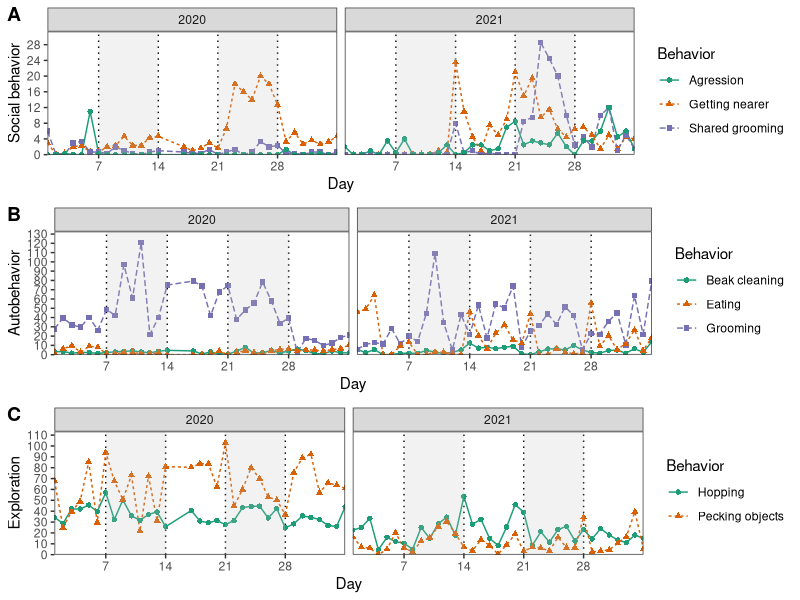
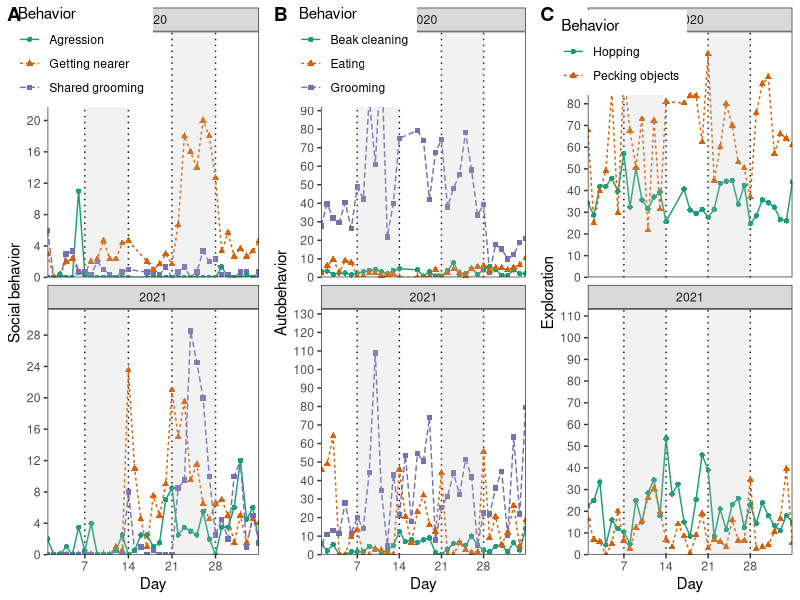
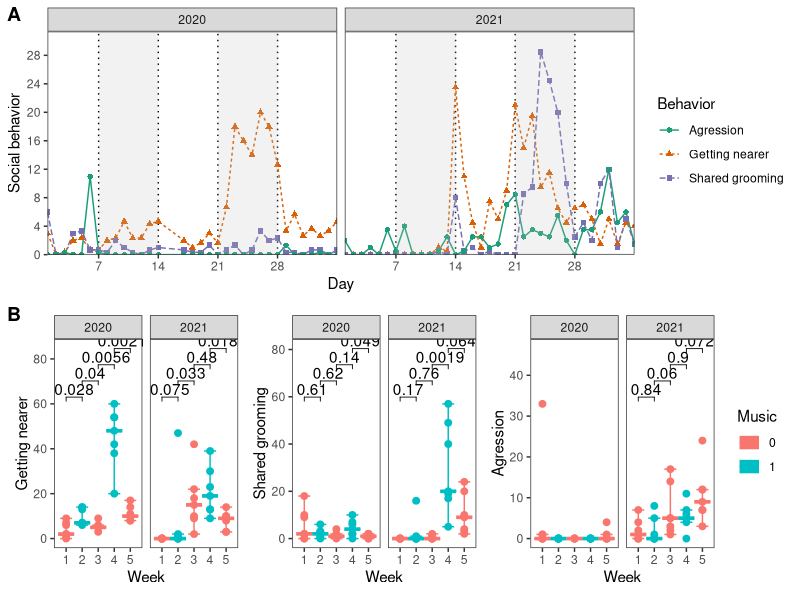
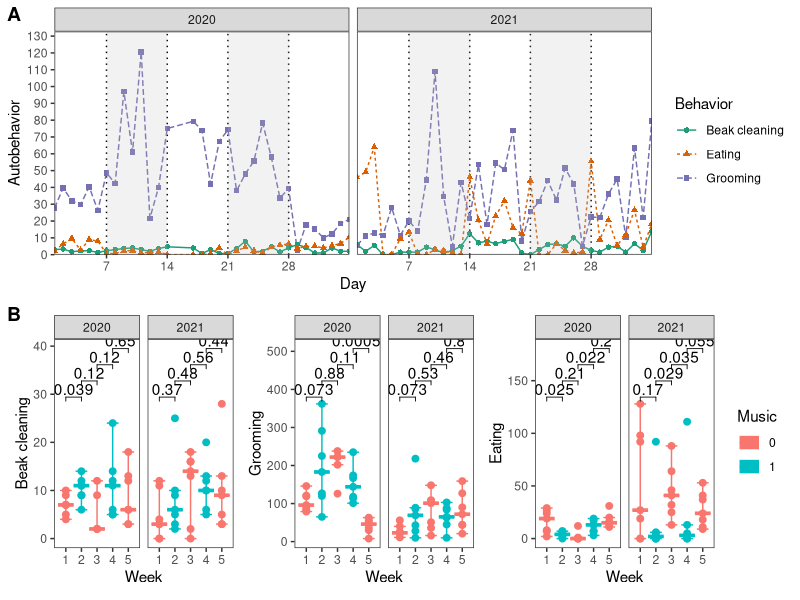
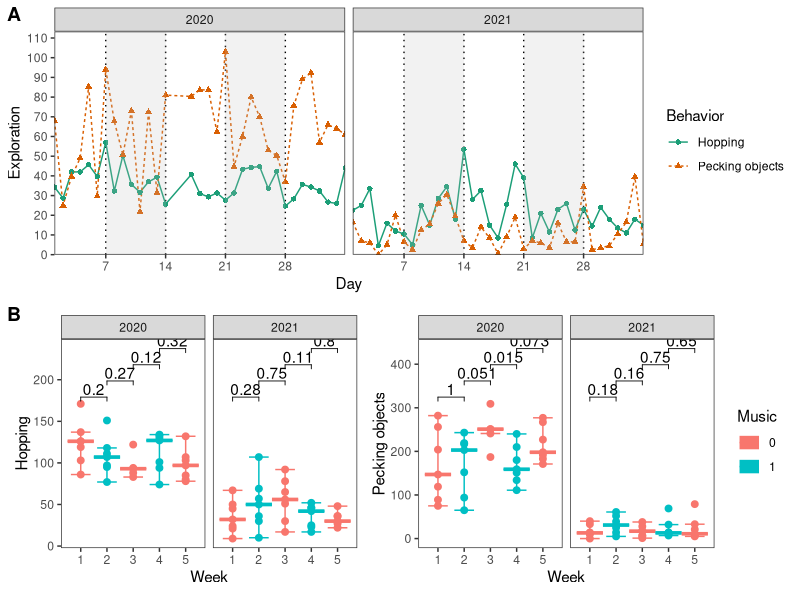
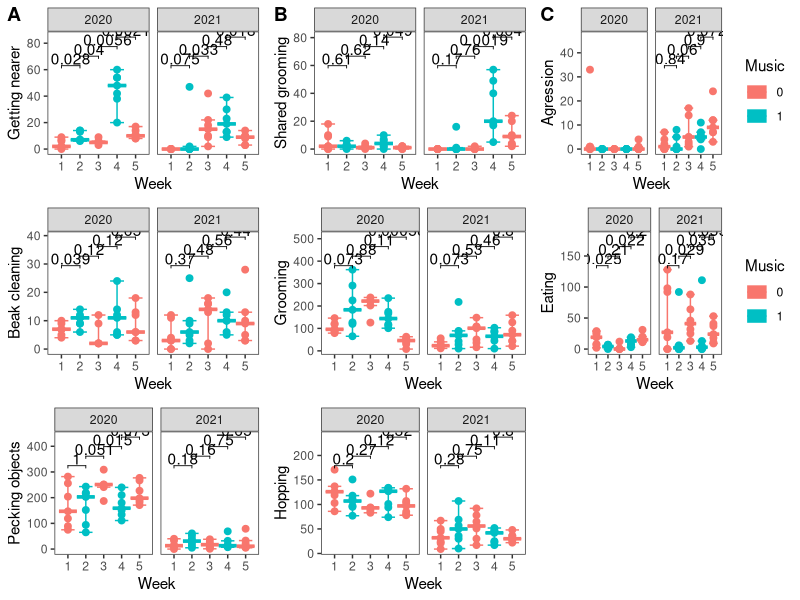

Generate these figures, in order, with R:
#Load libraries. Install them with install.packages() if not found
library("ggplot2")
library("patchwork")
library("tidyverse")
library("ggpubr")

#Read data
readfile <- read.csv("rooks.csv", row.names = 1,sep=";",header=F)
obs<-as.data.frame(t(readfile))
obs$Music <- as.factor(obs$Music)
obs$Year <- as.factor(obs$Year)

#Reshape
obs_l <- pivot_longer(obs, -c(Day, Week, Year, Music), values_to = "Observations", names_to = "Behavior")

#Normalize
n20 = 3
n21 = 2
obs20 <- filter(obs_l, Year == 2020)
obs21 <- filter(obs_l, Year == 2021)
obs20$Observations <- obs20$Observations / n20
obs21$Observations <- obs21$Observations / n21
obs_n <- rbind(obs20, obs21)

#Filter
social <- c("Getting nearer", "Shared grooming", "Agression")
auto <- c ("Beak cleaning", "Grooming", "Eating")
exploration <- c("Hopping", "Pecking objects")
obs_social <- filter(obs_n, Behavior %in% social)
obs_auto <- filter(obs_n, Behavior %in% auto)
obs_explor <- filter(obs_n, Behavior %in% exploration)

#Line graphs by day
weeks <- c(0, 7.5, 14.5, 21.5, 28.5, 35)
social1 <- ggplot(obs_social, aes(x = Day, y = Observations)) + 
    scale_x_continuous(breaks = seq(0,34, by = 7), expand = c(0, 0)) + scale_y_continuous(n.breaks = 10, expand = expansion(mult = c(0, .1))) +
	geom_line(aes(linetype = Behavior, color = Behavior)) +
	geom_point(aes(shape = Behavior, color = Behavior)) +
	scale_color_brewer(palette = "Dark2") +
	annotate (geom = "rect", xmin =7, ymin = -Inf, xmax = 14, ymax = Inf, alpha =0.2, fill = "gray") + 
	annotate (geom = "rect", xmin =21, ymin = -Inf, xmax = 28, ymax = Inf, alpha =0.2, fill = "gray") + 
	ylab("Social behavior") +
    facet_grid (.~Year) +
    theme_bw() +
    theme(panel.grid.minor = element_blank(), panel.grid.major.y = element_blank(), panel.grid.major.x = element_line(linetype = "dotted", color = "black"))

auto1 <- ggplot(obs_auto, aes(x = Day, y = Observations)) + 
    scale_x_continuous(breaks = seq(0,34, by = 7), expand = c(0, 0)) + scale_y_continuous(n.breaks = 10, expand = expansion(mult = c(0, .1))) +
	geom_line(aes(linetype = Behavior, color = Behavior)) +
	geom_point(aes(shape = Behavior, color = Behavior)) +
	scale_color_brewer(palette = "Dark2") +
	annotate (geom = "rect", xmin =7, ymin = -Inf, xmax = 14, ymax = Inf, alpha =0.2, fill = "gray") + 
	annotate (geom = "rect", xmin =21, ymin = -Inf, xmax = 28, ymax = Inf, alpha =0.2, fill = "gray") + 
	ylab("Autobehavior") +
    facet_grid (.~Year) +
    theme_bw() +
    theme(panel.grid.minor = element_blank(), panel.grid.major.y = element_blank(), panel.grid.major.x = element_line(linetype = "dotted", color = "black"))
    
explo1 <- ggplot(obs_explor, aes(x = Day, y = Observations)) + 
    scale_x_continuous(breaks = seq(0,34, by = 7), expand = c(0, 0)) + scale_y_continuous(n.breaks = 10, expand = expansion(mult = c(0, .1))) +
	geom_line(aes(linetype = Behavior, color = Behavior)) +
	geom_point(aes(shape = Behavior, color = Behavior)) +
	scale_color_brewer(palette = "Dark2") +
	annotate (geom = "rect", xmin =7, ymin = -Inf, xmax = 14, ymax = Inf, alpha =0.2, fill = "gray") + 
	annotate (geom = "rect", xmin =21, ymin = -Inf, xmax = 28, ymax = Inf, alpha =0.2, fill = "gray") + 
	ylab("Exploration") +
    facet_grid (.~Year) +
    theme_bw() +
    theme(panel.grid.minor = element_blank(), panel.grid.major.y = element_blank(), panel.grid.major.x = element_line(linetype = "dotted", color = "black"))    

figure1 <- ggarrange(social1, auto1, explo1, labels = c("A", "B","C"), ncol =1, nrow =3)
ggsave("lines.pdf", width = 20, height = 27)  

#Line graphs by day vertical

themeline <- theme(panel.grid.minor = element_blank(), panel.grid.major.y = element_blank(), panel.grid.major.x = element_line(linetype = "dotted", color = "black"), legend.position = c(0.16, 0.96))
social1v <- ggplot(obs_social, aes(x = Day, y = Observations)) + 
    scale_x_continuous(breaks = seq(0,34, by = 7), expand = c(0, 0)) + scale_y_continuous(n.breaks = 10, expand = expansion(mult = c(0, .1))) +
	geom_line(aes(linetype = Behavior, color = Behavior)) +
	geom_point(aes(shape = Behavior, color = Behavior)) +
	scale_color_brewer(palette = "Dark2") +
	annotate (geom = "rect", xmin =7, ymin = -Inf, xmax = 14, ymax = Inf, alpha =0.2, fill = "gray") + 
	annotate (geom = "rect", xmin =21, ymin = -Inf, xmax = 28, ymax = Inf, alpha =0.2, fill = "gray") + 
	ylab("Social behavior") +
    facet_wrap (.~Year, ncol=1) +
    theme_bw() +
    themeline

auto1v <- ggplot(obs_auto, aes(x = Day, y = Observations)) + 
    scale_x_continuous(breaks = seq(0,34, by = 7), expand = c(0, 0)) + scale_y_continuous(n.breaks = 10, expand = expansion(mult = c(0, .1))) +
	geom_line(aes(linetype = Behavior, color = Behavior)) +
	geom_point(aes(shape = Behavior, color = Behavior)) +
	scale_color_brewer(palette = "Dark2") +
	annotate (geom = "rect", xmin =7, ymin = -Inf, xmax = 14, ymax = Inf, alpha =0.2, fill = "gray") + 
	annotate (geom = "rect", xmin =21, ymin = -Inf, xmax = 28, ymax = Inf, alpha =0.2, fill = "gray") + 
	ylab("Autobehavior") +
    facet_wrap (.~Year, ncol=1) +
    theme_bw() +
    themeline
    
explo1v <- ggplot(obs_explor, aes(x = Day, y = Observations)) + 
    scale_x_continuous(breaks = seq(0,34, by = 7), expand = c(0, 0)) + scale_y_continuous(n.breaks = 10, expand = expansion(mult = c(0, .1))) +
	geom_line(aes(linetype = Behavior, color = Behavior)) +
	geom_point(aes(shape = Behavior, color = Behavior)) +
	scale_color_brewer(palette = "Dark2") +
	annotate (geom = "rect", xmin =7, ymin = -Inf, xmax = 14, ymax = Inf, alpha =0.2, fill = "gray") + 
	annotate (geom = "rect", xmin =21, ymin = -Inf, xmax = 28, ymax = Inf, alpha =0.2, fill = "gray") + 
	ylab("Exploration") +
    facet_wrap (.~Year, ncol=1) +
    theme_bw() +
    themeline
    
figure1v <- ggarrange(social1v, auto1v, explo1v, labels = c("A", "B","C"), ncol =3, nrow =1)
ggsave("lines_v.pdf", width = 20, height = 15)  



#Points
show_tests = list(c(1,2), c(2,3), c(3,4), c(4,5))
social_p1 <- ggplot(obs, aes(group = Week, x = Week, y = `Getting nearer`, fill = Music)) + 
	geom_point(aes(color = Music), size = 2, shape = 21, show.legend = FALSE) +
	stat_summary(aes(color = Music), fun = median, fun.min = median, fun.max = median, geom = "crossbar", width = 1, show.legend = FALSE) +
	stat_boxplot(aes(color = Music), geom = "errorbar", width = 0.75, show.legend = FALSE) +
	stat_compare_means(comparisons = show_tests) +
	facet_grid (.~Year) +
	theme_bw() +
    theme(panel.grid.minor = element_blank(), panel.grid.major.y = element_blank(), panel.grid.major.x = element_blank())
	
social_p2 <- ggplot(obs, aes(group = Week, x = Week, y = `Shared grooming`, fill = Music)) + 
	geom_point(aes(color = Music), size = 2, shape = 21, show.legend = FALSE) +
	stat_summary(aes(color = Music), fun = median, fun.min = median, fun.max = median, geom = "crossbar", width = 1, show.legend = FALSE) +
	stat_boxplot(aes(color = Music), geom = "errorbar", width = 0.75, show.legend = FALSE) +
	stat_compare_means(comparisons = show_tests) +
	facet_grid (.~Year) +
	theme_bw() +
    theme(panel.grid.minor = element_blank(), panel.grid.major.y = element_blank(), panel.grid.major.x = element_blank())
  
social_p3 <- ggplot(obs, aes(group = Week, x = Week, y = `Agression`, fill = Music)) + 
	geom_point(aes(color = Music), size = 2, shape = 21) +
	stat_summary(aes(color = Music), fun = median, fun.min = median, fun.max = median, geom = "crossbar", width = 1) +
	stat_boxplot(aes(color = Music), geom = "errorbar", width = 0.75) +
	stat_compare_means(comparisons = show_tests) +
	facet_grid (.~Year) +
	theme_bw() +
	theme(panel.grid.minor = element_blank(), panel.grid.major.y = element_blank(), panel.grid.major.x = element_blank())
	
social2 <- social_p1 + social_p2 + social_p3
figure2 <- ggarrange(social1, social2, labels = c("A", "B"), ncol =1, nrow =2)
ggsave("social.pdf", width = 20, height = 20)  

auto_p1 <- ggplot(obs, aes(group = Week, x = Week, y = `Beak cleaning`, fill = Music)) + 
	geom_point(aes(color = Music), size = 2, shape = 21, show.legend = FALSE) +
	stat_summary(aes(color = Music), fun = median, fun.min = median, fun.max = median, geom = "crossbar", width = 1, show.legend = FALSE) +
	stat_boxplot(aes(color = Music), geom = "errorbar", width = 0.75, show.legend = FALSE) +
	stat_compare_means(comparisons = show_tests) +
	facet_grid (.~Year) +
	theme_bw() +
    theme(panel.grid.minor = element_blank(), panel.grid.major.y = element_blank(), panel.grid.major.x = element_blank())
	
auto_p2 <- ggplot(obs, aes(group = Week, x = Week, y = `Grooming`, fill = Music)) + 
	geom_point(aes(color = Music), size = 2, shape = 21, show.legend = FALSE) +
	stat_summary(aes(color = Music), fun = median, fun.min = median, fun.max = median, geom = "crossbar", width = 1, show.legend = FALSE) +
	stat_boxplot(aes(color = Music), geom = "errorbar", width = 0.75, show.legend = FALSE) +
	stat_compare_means(comparisons = show_tests) +
	facet_grid (.~Year) +
	theme_bw() +
    theme(panel.grid.minor = element_blank(), panel.grid.major.y = element_blank(), panel.grid.major.x = element_blank())
  
auto_p3 <- ggplot(obs, aes(group = Week, x = Week, y = `Eating`, fill = Music)) + 
	geom_point(aes(color = Music), size = 2, shape = 21) +
	stat_summary(aes(color = Music), fun = median, fun.min = median, fun.max = median, geom = "crossbar", width = 1) +
	stat_boxplot(aes(color = Music), geom = "errorbar", width = 0.75) +
	stat_compare_means(comparisons = show_tests) +
	facet_grid (.~Year) +
	theme_bw() +
	theme(panel.grid.minor = element_blank(), panel.grid.major.y = element_blank(), panel.grid.major.x = element_blank())

auto2 <- auto_p1 + auto_p2 + auto_p3

figure3 <- ggarrange(auto1, auto2, labels = c("A", "B"), ncol =1, nrow =2)
ggsave("auto.pdf", width = 20, height = 20)  

explo_p1 <- ggplot(obs, aes(group = Week, x = Week, y = `Pecking objects`, fill = Music)) + 
	geom_point(aes(color = Music), size = 2, shape = 21, show.legend = FALSE) +
	stat_summary(aes(color = Music), fun = median, fun.min = median, fun.max = median, geom = "crossbar", width = 1, show.legend = FALSE) +
	stat_boxplot(aes(color = Music), geom = "errorbar", width = 0.75, show.legend = FALSE) +
	stat_compare_means(comparisons = show_tests) +
	facet_grid (.~Year) +
	theme_bw() +
    theme(panel.grid.minor = element_blank(), panel.grid.major.y = element_blank(), panel.grid.major.x = element_blank())

explo_p2 <- ggplot(obs, aes(group = Week, x = Week, y = `Hopping`, fill = Music)) + 
	geom_point(aes(color = Music), size = 2, shape = 21, show.legend = FALSE) +
	stat_summary(aes(color = Music), fun = median, fun.min = median, fun.max = median, geom = "crossbar", width = 1, show.legend = FALSE) +
	stat_boxplot(aes(color = Music), geom = "errorbar", width = 0.75, show.legend = FALSE) +
	stat_compare_means(comparisons = show_tests) +
	facet_grid (.~Year) +
	theme_bw() +
    theme(panel.grid.minor = element_blank(), panel.grid.major.y = element_blank(), panel.grid.major.x = element_blank())
  
explo_p3 <- ggplot(obs, aes(group = Week, x = Week, y = `Pecking objects`, fill = Music)) + 
	geom_point(aes(color = Music), size = 2, shape = 21) +
	stat_summary(aes(color = Music), fun = median, fun.min = median, fun.max = median, geom = "crossbar", width = 1) +
	stat_boxplot(aes(color = Music), geom = "errorbar", width = 0.75) +
	stat_compare_means(comparisons = show_tests) +
	facet_grid (.~Year) +
	theme_bw() +
	theme(panel.grid.minor = element_blank(), panel.grid.major.y = element_blank(), panel.grid.major.x = element_blank())

explo2 <- explo_p2 + explo_p3

figure3 <- ggarrange(explo1, explo2, labels = c("A", "B"), ncol =1, nrow =2)
ggsave("explo.pdf", width = 20, height = 20)  

figure4 <- ggarrange(social_p1, social_p2, social_p3, auto_p1, auto_p2, auto_p3, explo_p1, explo_p2, labels = c("A", "B","C"), ncol =3, nrow =3)
ggsave("boxplots.pdf", width = 20, height = 20)  
